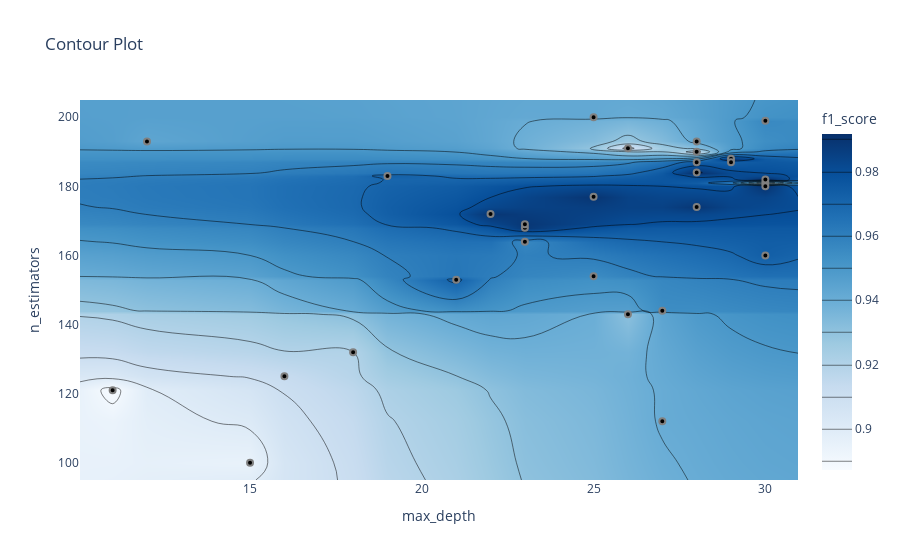

The code cell stored with this chart in its notebook:
### Code cell
optuna.visualization.plot_contour(study, params=["max_depth", "n_estimators"],
                                  target_name="f1_score")

### Figure 1 — Plotly figure (JSON) as saved in the notebook; plotly's stock layout.template omitted (floating-point values rounded to 4 significant figures; data arrays with more than 128 entries replaced by an {"elided": "..."} marker saying what was removed)
{"data": [{"colorbar": {"title": {"text": "f1_score"}}, "colorscale": [[0, "rgb(247,251,255)"], [0.125, "rgb(222,235,247)"], [0.25, "rgb(198,219,239)"], [0.375, "rgb(158,202,225)"], [0.5, "rgb(107,174,214)"], [0.625, "rgb(66,146,198)"], [0.75, "rgb(33,113,181)"], [0.875, "rgb(8,81,156)"], [1, "rgb(8,48,107)"]], "connectgaps": true, "contours": {"coloring": "heatmap"}, "hoverinfo": "none", "line": {"smoothing": 1.3}, "reversescale": false, "type": "contour", "x": [10.05, 11, 12, 15, 16, 18, 19, 21, 22, 23, 25, 26, 27, 28, 29, 30, 30.95], "y": [95, 100, 112, 121, 125, 132, 143, 144, 153, 154, 160, 164, 168, 169, 172, 174, 177, 180, 181, 182, 183, 184, 187, 188, 190, 191, 193, 199, 200, 205], "z": {"elided": "30x17 float values"}}, {"marker": {"color": "black", "line": {"color": "Grey", "width": 2}}, "mode": "markers", "showlegend": false, "type": "scatter", "x": [28, 12, 29, 27, 30, 11, 18, 28, 26, 16, 23, 23, 23, 30, 25, 25, 21, 19, 25, 15, 30, 30, 30, 28, 28, 28, 27, 22, 29, 26], "y": [190, 193, 188, 112, 181, 121, 132, 174, 143, 125, 164, 168, 169, 199, 177, 154, 153, 183, 200, 100, 180, 182, 160, 184, 187, 193, 144, 172, 187, 191]}], "layout": {"title": {"text": "Contour Plot"}, "xaxis": {"range": [10.05, 30.95], "title": {"text": "max_depth"}}, "yaxis": {"range": [95, 205], "title": {"text": "n_estimators"}}}}
